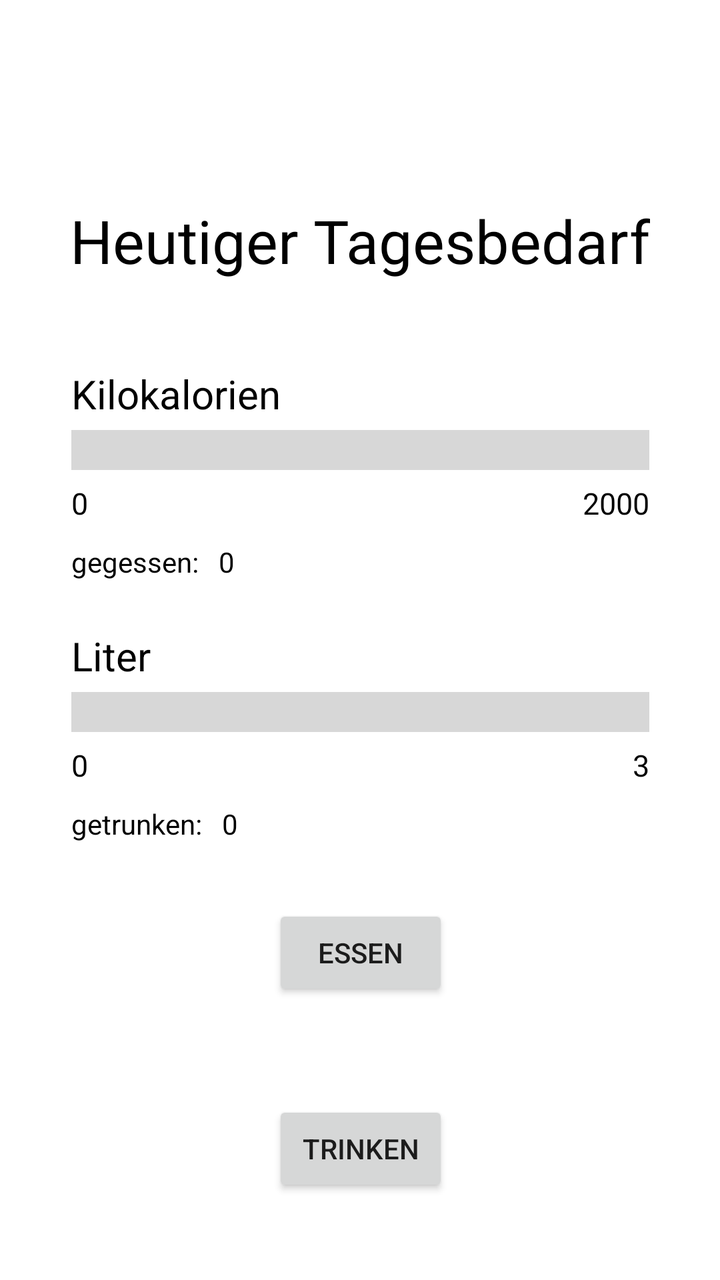
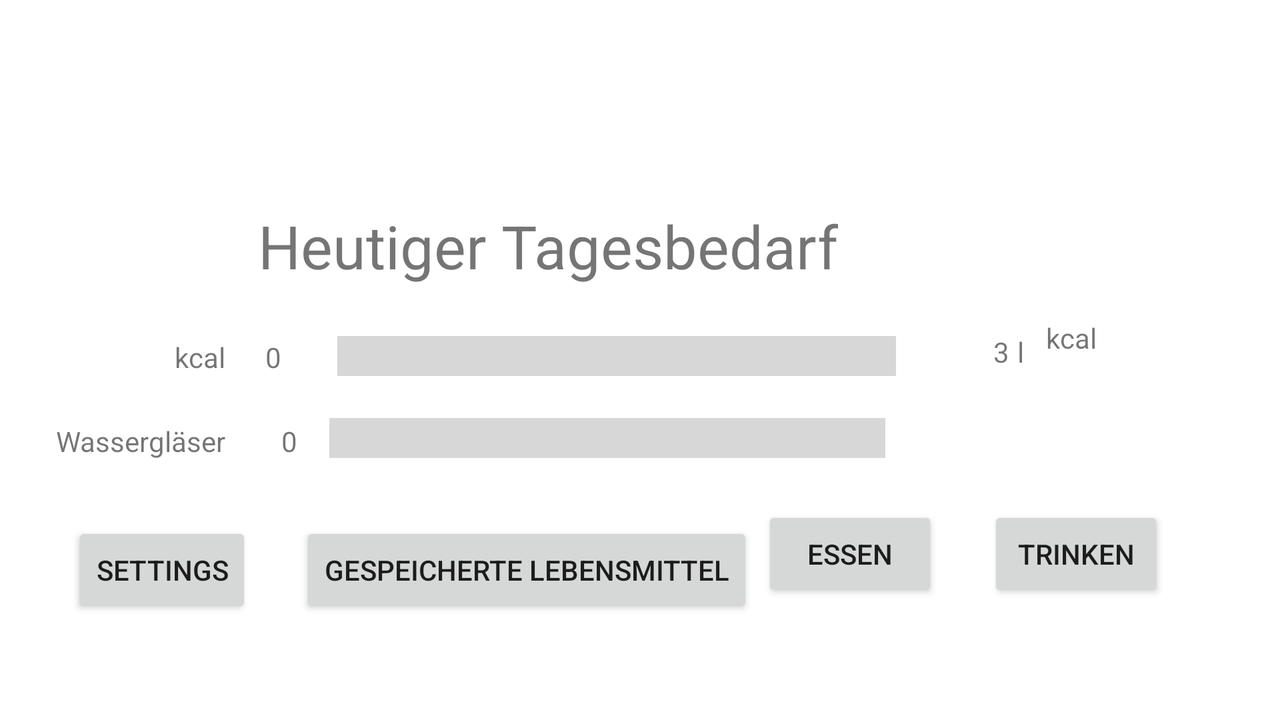

Two renders of one Android screen. The first uses the default layout on a phone; the second uses the alternative layout the repository ships for a different screen configuration, on a matching device. The two XML files are below.
<!-- AndroidManifest.xml: application theme Theme.CalorieCounter -->
<!-- res/layout/fragment_main.xml -->
<?xml version="1.0" encoding="utf-8"?>
<androidx.core.widget.NestedScrollView
    xmlns:android="http://schemas.android.com/apk/res/android"
    xmlns:app="http://schemas.android.com/apk/res-auto"
    xmlns:tools="http://schemas.android.com/tools"
    android:layout_width="match_parent"
    android:layout_height="match_parent"
    android:fillViewport="true"
    >
<androidx.constraintlayout.widget.ConstraintLayout
    android:layout_width="match_parent"
    android:layout_height="match_parent"
    tools:context=".fragments.MainFragment">


    <ProgressBar
        android:id="@+id/fragment_main_progressBar_calories"
        style="?android:attr/progressBarStyleHorizontal"
        android:layout_width="289dp"
        android:layout_height="31dp"
        android:layout_marginTop="70dp"
        android:scaleY="5"
        app:layout_constraintEnd_toEndOf="@+id/fragment_main_textView_heading"
        app:layout_constraintStart_toStartOf="@+id/fragment_main_textView_heading"
        app:layout_constraintTop_toBottomOf="@+id/fragment_main_textView_heading" />


    <ProgressBar
        android:id="@+id/fragment_main_progressBar_litres"
        style="?android:attr/progressBarStyleHorizontal"
        android:layout_width="289dp"
        android:layout_height="31dp"
        android:layout_marginTop="100dp"
        android:scaleY="5"
        app:layout_constraintEnd_toEndOf="@+id/fragment_main_progressBar_calories"
        app:layout_constraintStart_toStartOf="@+id/fragment_main_progressBar_calories"
        app:layout_constraintTop_toBottomOf="@+id/fragment_main_progressBar_calories" />


    <TextView
        android:id="@+id/fragment_main_textview_minLitres"
        android:layout_width="wrap_content"
        android:layout_height="wrap_content"
        android:text="@string/fragment_main_textview_minLitres"
        android:textColor="#000000"
        android:textSize="15sp"
        app:layout_constraintStart_toStartOf="@+id/fragment_main_progressBar_litres"
        app:layout_constraintTop_toBottomOf="@+id/fragment_main_progressBar_litres" />


    <TextView
        android:id="@+id/fragment_main_textview_maxLitres"
        android:layout_width="wrap_content"
        android:layout_height="wrap_content"
        android:text="@string/fragment_main_textview_maxLitres"
        android:textColor="#000000"
        android:textSize="15sp"
        app:layout_constraintEnd_toEndOf="@+id/fragment_main_progressBar_litres"
        app:layout_constraintTop_toBottomOf="@+id/fragment_main_progressBar_litres" />

    <Button
        android:id="@+id/fragment_main_button_eat"
        android:layout_width="wrap_content"
        android:layout_height="wrap_content"
        android:layout_marginTop="80dp"
        android:text="@string/fragment_main_button_eat"
        app:layout_constraintEnd_toEndOf="@+id/fragment_main_progressBar_litres"
        app:layout_constraintStart_toStartOf="@+id/fragment_main_progressBar_litres"
        app:layout_constraintTop_toBottomOf="@+id/fragment_main_progressBar_litres" />

    <Button
        android:id="@+id/fragment_main_button_storedFood"
        android:layout_width="wrap_content"
        android:layout_height="wrap_content"
        android:layout_marginTop="50dp"
        android:text="@string/fragment_main_button_storedFood"
        app:layout_constraintEnd_toEndOf="@+id/fragment_main_recyclerView_beverageList"
        app:layout_constraintStart_toStartOf="@+id/fragment_main_recyclerView_beverageList"
        app:layout_constraintTop_toBottomOf="@+id/fragment_main_recyclerView_beverageList" />

    <Button
        android:id="@+id/fragment_main_button_settings"
        android:layout_width="wrap_content"
        android:layout_height="wrap_content"
        android:layout_marginTop="50dp"
        android:text="@string/fragment_main_button_settings"
        app:layout_constraintEnd_toEndOf="@+id/fragment_main_button_storedFood"
        app:layout_constraintStart_toStartOf="@+id/fragment_main_button_storedFood"
        app:layout_constraintTop_toBottomOf="@+id/fragment_main_button_storedFood" />

    <Button
        android:id="@+id/fragment_main_button_drink"
        android:layout_width="wrap_content"
        android:layout_height="wrap_content"
        android:layout_marginTop="50dp"
        android:text="@string/fragment_main_button_drink"
        app:layout_constraintEnd_toEndOf="@+id/fragment_main_button_eat"
        app:layout_constraintStart_toStartOf="@+id/fragment_main_button_eat"
        app:layout_constraintTop_toBottomOf="@+id/fragment_main_button_eat" />

    <TextView
        android:id="@+id/fragment_main_textview_minCalories"
        android:layout_width="wrap_content"
        android:layout_height="wrap_content"
        android:text="@string/fragment_main_textview_minCalories"
        android:textColor="#000000"
        android:textSize="15sp"
        app:layout_constraintStart_toStartOf="@+id/fragment_main_progressBar_calories"
        app:layout_constraintTop_toBottomOf="@+id/fragment_main_progressBar_calories" />

    <TextView
        android:id="@+id/fragment_main_textview_maxCalories"
        android:layout_width="wrap_content"
        android:layout_height="wrap_content"
        android:text="@string/fragment_main_textview_maxCalories"
        android:textColor="#000000"
        android:textSize="15sp"
        app:layout_constraintEnd_toEndOf="@+id/fragment_main_progressBar_calories"
        app:layout_constraintTop_toBottomOf="@+id/fragment_main_progressBar_calories" />

    <TextView
        android:id="@+id/fragment_main_textView_heading"
        android:layout_width="wrap_content"
        android:layout_height="wrap_content"
        android:layout_marginTop="100dp"
        android:text="@string/fragment_main_textView_heading"
        android:textSize="30sp"
        android:textColor="#000000"
        app:layout_constraintEnd_toEndOf="parent"
        app:layout_constraintStart_toStartOf="parent"
        app:layout_constraintTop_toTopOf="parent" />

    <TextView
        android:id="@+id/fragment_main_progressBar_calories_heading"
        android:layout_width="wrap_content"
        android:layout_height="wrap_content"
        android:text="@string/fragment_main_progressBar_calories_heading"
        android:textColor="#000000"
        android:textSize="20sp"
        app:layout_constraintBottom_toTopOf="@+id/fragment_main_progressBar_calories"
        app:layout_constraintStart_toStartOf="@+id/fragment_main_progressBar_calories" />

    <TextView
        android:id="@+id/fragment_main_progressBar_litres_heading"
        android:layout_width="wrap_content"
        android:layout_height="wrap_content"
        android:text="@string/fragment_main_progressBar_litres_heading"
        android:textColor="#000000"
        android:textSize="20sp"
        app:layout_constraintBottom_toTopOf="@+id/fragment_main_progressBar_litres"
        app:layout_constraintStart_toStartOf="@+id/fragment_main_progressBar_litres" />

    <androidx.recyclerview.widget.RecyclerView
        android:id="@+id/fragment_main_recyclerView_mealList"
        android:layout_width="match_parent"
        android:layout_height="wrap_content"
        android:layout_marginTop="100dp"
        app:layout_constraintEnd_toEndOf="parent"
        app:layout_constraintHorizontal_bias="0.5"
        app:layout_constraintStart_toStartOf="parent"
        app:layout_constraintTop_toBottomOf="@+id/fragment_main_button_drink" />

    <androidx.recyclerview.widget.RecyclerView
        android:id="@+id/fragment_main_recyclerView_beverageList"
        android:layout_width="match_parent"
        android:layout_height="wrap_content"
        android:layout_marginTop="150dp"
        app:layout_constraintEnd_toEndOf="parent"
        app:layout_constraintHorizontal_bias="0.5"
        app:layout_constraintStart_toStartOf="parent"
        app:layout_constraintTop_toBottomOf="@+id/fragment_main_recyclerView_mealList" />

    <TextView
        android:id="@+id/fragment_main_textView_calorieDiffText"
        android:layout_width="wrap_content"
        android:layout_height="wrap_content"
        android:layout_marginTop="30dp"
        android:text="@string/fragment_main_textView_calorieDiffText"
        android:textColor="#000000"
        app:layout_constraintStart_toStartOf="@+id/fragment_main_progressBar_calories"
        app:layout_constraintTop_toBottomOf="@+id/fragment_main_progressBar_calories" />

    <TextView
        android:id="@+id/fragment_main_textView_calorieDiffNumber"
        android:layout_width="wrap_content"
        android:layout_height="wrap_content"
        android:layout_marginStart="10dp"
        android:text="@string/fragment_main_textView_calorieDiffNumber"
        android:textColor="#000000"
        app:layout_constraintBottom_toBottomOf="@+id/fragment_main_textView_calorieDiffText"
        app:layout_constraintStart_toEndOf="@+id/fragment_main_textView_calorieDiffText"
        app:layout_constraintTop_toTopOf="@+id/fragment_main_textView_calorieDiffText" />

    <TextView
        android:id="@+id/fragment_main_textView_litreDiffText"
        android:layout_width="wrap_content"
        android:layout_height="wrap_content"
        android:layout_marginTop="30dp"
        android:text="@string/fragment_main_textView_litreDiffText"
        android:textColor="#000000"
        app:layout_constraintStart_toStartOf="@+id/fragment_main_progressBar_litres"
        app:layout_constraintTop_toBottomOf="@+id/fragment_main_progressBar_litres" />

    <TextView
        android:id="@+id/fragment_main_textView_litreDiffNumber"
        android:layout_width="wrap_content"
        android:layout_height="wrap_content"
        android:layout_marginStart="10dp"
        android:text="@string/fragment_main_textView_litreDiffNumber"
        android:textColor="#000000"
        app:layout_constraintBottom_toBottomOf="@+id/fragment_main_textView_litreDiffText"
        app:layout_constraintStart_toEndOf="@+id/fragment_main_textView_litreDiffText"
        app:layout_constraintTop_toTopOf="@+id/fragment_main_textView_litreDiffText" />

    <TextView
        android:id="@+id/fragment_main_textView_mealsHeading"
        android:layout_width="wrap_content"
        android:layout_height="wrap_content"
        android:layout_marginBottom="10dp"
        android:text="@string/fragment_main_textView_mealsHeading"
        android:textColor="#000000"
        android:textSize="20sp"
        app:layout_constraintBottom_toTopOf="@+id/fragment_main_recyclerView_mealList"
        app:layout_constraintEnd_toEndOf="@+id/fragment_main_recyclerView_mealList"
        app:layout_constraintHorizontal_bias="0.51"
        app:layout_constraintStart_toStartOf="@+id/fragment_main_recyclerView_mealList" />

    <TextView
        android:id="@+id/fragment_main_textView_beveragesHeading"
        android:layout_width="wrap_content"
        android:layout_height="wrap_content"
        android:layout_marginBottom="10dp"
        android:text="@string/fragment_main_textView_beveragesHeading"
        android:textColor="#000000"
        android:textSize="20sp"
        app:layout_constraintBottom_toTopOf="@+id/fragment_main_recyclerView_beverageList"
        app:layout_constraintEnd_toEndOf="parent"
        app:layout_constraintStart_toStartOf="parent" />


</androidx.constraintlayout.widget.ConstraintLayout>

</androidx.core.widget.NestedScrollView>
<!-- resources referenced by this layout -->
<resources>
  <string name="fragment_main_button_drink">Trinken</string>
  <string name="fragment_main_button_eat">Essen</string>
  <string name="fragment_main_button_settings">Einstellungen</string>
  <string name="fragment_main_button_storedFood">Gespeicherte Lebensmittel</string>
  <string name="fragment_main_progressBar_calories_heading">Kilokalorien</string>
  <string name="fragment_main_progressBar_litres_heading">Liter</string>
  <string name="fragment_main_textView_beveragesHeading">Heutige Getränke</string>
  <string name="fragment_main_textView_calorieDiffNumber" translatable="false">0</string>
  <string name="fragment_main_textView_calorieDiffText">gegessen:</string>
  <string name="fragment_main_textView_heading">Heutiger Tagesbedarf</string>
  <string name="fragment_main_textView_litreDiffNumber" translatable="false">0</string>
  <string name="fragment_main_textView_litreDiffText">getrunken:</string>
  <string name="fragment_main_textView_mealsHeading">Heutige Speisen</string>
  <string name="fragment_main_textview_maxCalories" translatable="false">2000</string>
  <string name="fragment_main_textview_maxLitres" translatable="false">3</string>
  <string name="fragment_main_textview_minCalories" translatable="false">0</string>
  <string name="fragment_main_textview_minLitres" translatable="false">0</string>
  <style name="Theme.CalorieCounter" parent="Theme.MaterialComponents.DayNight.DarkActionBar">
          
          <item name="colorPrimary">@color/purple_500</item>
          <item name="colorPrimaryVariant">@color/purple_700</item>
          <item name="colorOnPrimary">@color/white</item>
          
          <item name="colorSecondary">@color/teal_200</item>
          <item name="colorSecondaryVariant">@color/teal_700</item>
          <item name="colorOnSecondary">@color/black</item>
          
          <item name="android:statusBarColor" tools:targetApi="l">?attr/colorPrimaryVariant</item>
          
      </style>
</resources>
<!-- res/layout-land/fragment_main.xml (the author's variant of the layout above) -->
<!-- drawn on the phone turned sideways -->
<?xml version="1.0" encoding="utf-8"?>
<androidx.constraintlayout.widget.ConstraintLayout xmlns:android="http://schemas.android.com/apk/res/android"
    xmlns:app="http://schemas.android.com/apk/res-auto"
    xmlns:tools="http://schemas.android.com/tools"
    android:layout_width="match_parent"
    android:layout_height="match_parent"
    tools:context=".fragments.MainFragment">


    <TextView
        android:id="@+id/fragment_main_textView_heading"
        android:layout_width="wrap_content"
        android:layout_height="wrap_content"
        android:layout_marginEnd="29dp"
        android:layout_marginBottom="27dp"
        android:text="Heutiger Tagesbedarf"
        android:textSize="30sp"
        app:layout_constraintBottom_toTopOf="@+id/fragment_main_progressBar_calories"
        app:layout_constraintEnd_toEndOf="@+id/fragment_main_progressBar_calories" />

    <TextView
        android:id="@+id/fragment_main_textview_minCalories"
        android:layout_width="wrap_content"
        android:layout_height="wrap_content"
        android:layout_marginStart="20dp"
        android:layout_marginTop="169dp"
        android:text="0"
        app:layout_constraintStart_toEndOf="@+id/fragment_main_progressBar_calories_heading"
        app:layout_constraintTop_toTopOf="parent" />

    <TextView
        android:id="@+id/fragment_main_textview_maxLitres"
        android:layout_width="wrap_content"
        android:layout_height="wrap_content"
        android:layout_marginTop="26dp"
        android:layout_marginEnd="4dp"
        android:text="3"
        app:layout_constraintEnd_toStartOf="@+id/fragment_main_textView_litres_unit"
        app:layout_constraintStart_toEndOf="@+id/fragment_main_progressBar_litres"
        app:layout_constraintTop_toBottomOf="@+id/fragment_main_textview_maxCalories" />

    <Button
        android:id="@+id/fragment_main_button_drink"
        android:layout_width="wrap_content"
        android:layout_height="wrap_content"
        android:layout_marginEnd="58dp"
        android:text="Trinken"
        app:layout_constraintBaseline_toBaselineOf="@+id/fragment_main_button_eat"
        app:layout_constraintEnd_toEndOf="parent" />

    <TextView
        android:id="@+id/fragment_main_textView_litres_unit"
        android:layout_width="wrap_content"
        android:layout_height="wrap_content"
        android:layout_marginEnd="128dp"
        android:text="l"
        app:layout_constraintBaseline_toBaselineOf="@+id/fragment_main_textview_maxLitres"
        app:layout_constraintEnd_toEndOf="parent"
        app:layout_constraintStart_toEndOf="@+id/fragment_main_textview_maxLitres" />

    <TextView
        android:id="@+id/fragment_main_progressBar_litres_heading"
        android:layout_width="wrap_content"
        android:layout_height="wrap_content"
        android:layout_marginStart="28dp"
        android:layout_marginEnd="28dp"
        android:text="Wassergläser"
        app:layout_constraintBaseline_toBaselineOf="@+id/fragment_main_textview_minLitres"
        app:layout_constraintEnd_toStartOf="@+id/fragment_main_textview_minLitres"
        app:layout_constraintStart_toStartOf="parent" />

    <TextView
        android:id="@+id/fragment_main_textView_calories_unit"
        android:layout_width="wrap_content"
        android:layout_height="wrap_content"
        android:layout_marginStart="11dp"
        android:text="kcal"
        app:layout_constraintBaseline_toBaselineOf="@+id/fragment_main_textview_maxCalories"
        app:layout_constraintStart_toEndOf="@+id/fragment_main_textView_litres_unit" />

    <ProgressBar
        android:id="@+id/fragment_main_progressBar_calories"
        style="?android:attr/progressBarStyleHorizontal"
        android:layout_width="0dp"
        android:layout_height="wrap_content"
        android:layout_marginStart="36dp"
        android:layout_marginEnd="36dp"
        android:layout_marginBottom="25dp"
        android:scaleY="5"
        app:layout_constraintBottom_toTopOf="@+id/fragment_main_progressBar_litres"
        app:layout_constraintEnd_toStartOf="@+id/fragment_main_textview_maxCalories"
        app:layout_constraintStart_toStartOf="@+id/fragment_main_textview_minCalories" />

    <TextView
        android:id="@+id/fragment_main_textview_minLitres"
        android:layout_width="wrap_content"
        android:layout_height="wrap_content"
        android:layout_marginTop="23dp"
        android:layout_marginEnd="16dp"
        android:text="0"
        app:layout_constraintEnd_toStartOf="@+id/fragment_main_progressBar_litres"
        app:layout_constraintStart_toEndOf="@+id/fragment_main_progressBar_litres_heading"
        app:layout_constraintTop_toBottomOf="@+id/fragment_main_textview_minCalories" />

    <Button
        android:id="@+id/fragment_main_button_eat"
        android:layout_width="wrap_content"
        android:layout_height="wrap_content"
        android:layout_marginEnd="25dp"
        android:layout_marginBottom="8dp"
        android:text="Essen"
        app:layout_constraintBottom_toBottomOf="@+id/fragment_main_button_storedFood"
        app:layout_constraintEnd_toStartOf="@+id/fragment_main_button_drink" />

    <TextView
        android:id="@+id/fragment_main_textview_maxCalories"
        android:layout_width="wrap_content"
        android:layout_height="wrap_content"
        android:layout_marginTop="166dp"
        android:layout_marginEnd="7dp"
        android:layout_marginBottom="167dp"
        android:text="2000"
        app:layout_constraintBottom_toBottomOf="@+id/fragment_main_button_drink"
        app:layout_constraintEnd_toStartOf="@+id/fragment_main_textView_calories_unit"
        app:layout_constraintTop_toTopOf="parent" />

    <ProgressBar
        android:id="@+id/fragment_main_progressBar_litres"
        style="?android:attr/progressBarStyleHorizontal"
        android:layout_width="0dp"
        android:layout_height="wrap_content"
        android:layout_marginEnd="54dp"
        android:scaleY="5"
        app:layout_constraintEnd_toStartOf="@+id/fragment_main_textview_maxLitres"
        app:layout_constraintStart_toEndOf="@+id/fragment_main_textview_minLitres"
        app:layout_constraintTop_toTopOf="@+id/fragment_main_textview_minLitres" />

    <Button
        android:id="@+id/fragment_main_button_storedFood"
        android:layout_width="wrap_content"
        android:layout_height="wrap_content"
        android:layout_marginStart="24dp"
        android:layout_marginBottom="51dp"
        android:text="gespeicherte Lebensmittel"
        app:layout_constraintBottom_toBottomOf="parent"
        app:layout_constraintStart_toEndOf="@+id/fragment_main_button_settings" />

    <Button
        android:id="@+id/fragment_main_button_settings"
        android:layout_width="wrap_content"
        android:layout_height="wrap_content"
        android:layout_marginStart="36dp"
        android:text="Settings"
        app:layout_constraintBaseline_toBaselineOf="@+id/fragment_main_button_storedFood"
        app:layout_constraintStart_toStartOf="parent" />

    <TextView
        android:id="@+id/fragment_main_progressBar_calories_heading"
        android:layout_width="wrap_content"
        android:layout_height="wrap_content"
        android:text="kcal"
        app:layout_constraintBaseline_toBaselineOf="@+id/fragment_main_textview_minCalories"
        app:layout_constraintEnd_toEndOf="@+id/fragment_main_progressBar_litres_heading" />

    <androidx.recyclerview.widget.RecyclerView
        android:id="@+id/fragment_main_recyclerView_meals"
        android:layout_width="0dp"
        android:layout_height="0dp"
        app:layout_constraintBottom_toBottomOf="parent"
        app:layout_constraintEnd_toEndOf="parent"
        app:layout_constraintStart_toStartOf="parent"
        app:layout_constraintTop_toTopOf="parent" />


</androidx.constraintlayout.widget.ConstraintLayout>
<!-- resources referenced by the variant -->
<!-- as the phone turned sideways resolves them -->
<resources>
  <style name="Theme.CalorieCounter" parent="Theme.MaterialComponents.DayNight.DarkActionBar">
          
          <item name="colorPrimary">@color/purple_500</item>
          <item name="colorPrimaryVariant">@color/purple_700</item>
          <item name="colorOnPrimary">@color/white</item>
          
          <item name="colorSecondary">@color/teal_200</item>
          <item name="colorSecondaryVariant">@color/teal_700</item>
          <item name="colorOnSecondary">@color/black</item>
          
          <item name="android:statusBarColor" tools:targetApi="l">?attr/colorPrimaryVariant</item>
          
      </style>
</resources>
